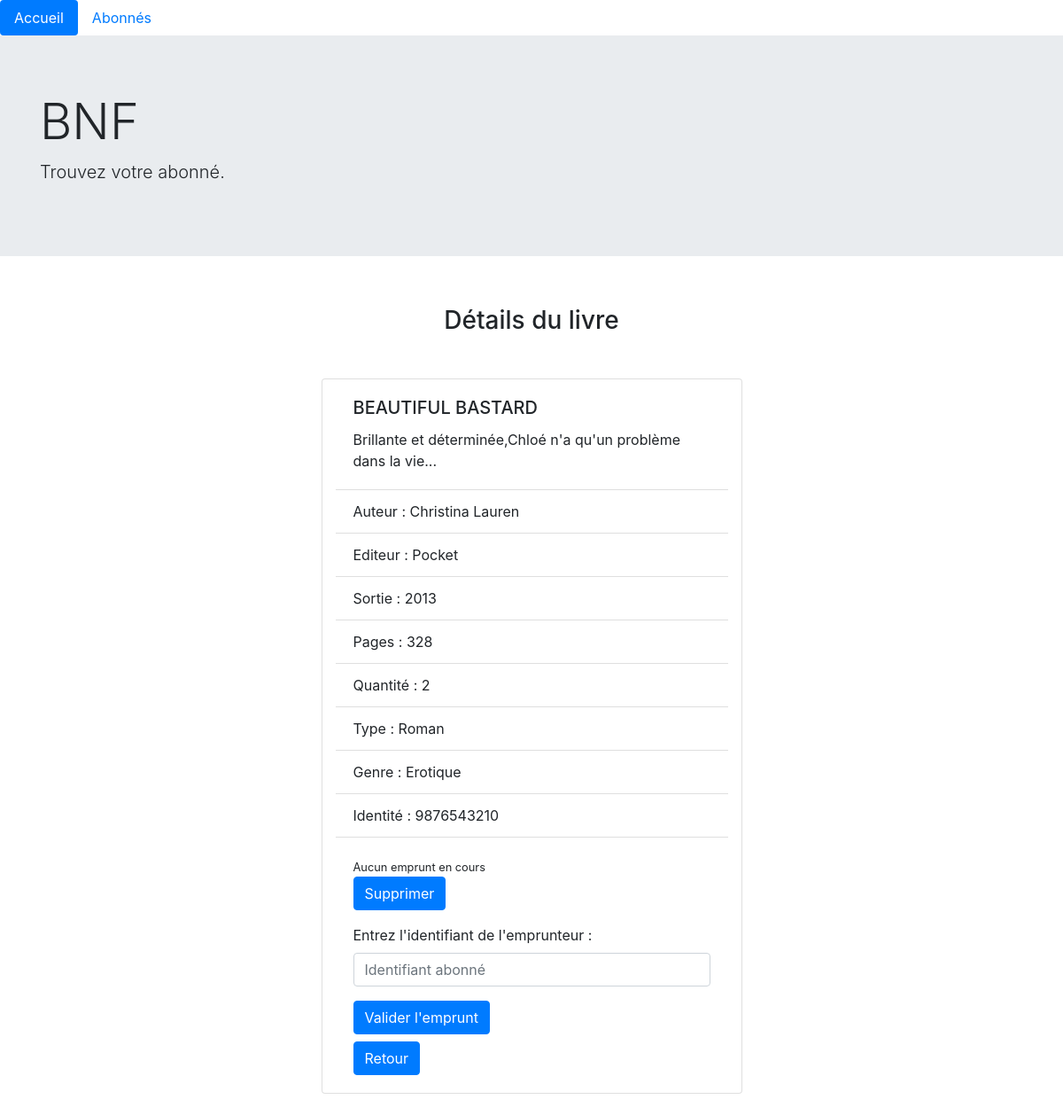
The page /book.php?id=2 on the database its author committed.
### tables this page shows
CREATE TABLE Book(
  id INT UNSIGNED NOT NULL AUTO_INCREMENT,
  isbn CHAR(13) NOT NULL UNIQUE,
  title VARCHAR(100) NOT NULL,
  author VARCHAR(100) NOT NULL,
  publisher VARCHAR(100) NOT NULL,
  publicationYear YEAR NOT NULL,
  pagesNumber INT NOT NULL,
  summary TEXT NOT NULL,
  quantity INT NOT NULL,
  bookType VARCHAR(50) NOT NULL,
  bookNature VARCHAR(50) NOT NULL,
  identificationBook CHAR(10) NOT NULL UNIQUE,
  userId INT UNSIGNED,
  PRIMARY KEY (id),
  FOREIGN KEY (userId) REFERENCES User(id)
);

### book.php (called while the page is built, shortened)
<?php
require 'model/Database.php';
require 'model/BookManager.php';
require 'model/entity/Book.php';
$book_manager = new BookManager();
$book = $book_manager->getBookByGetId();
include "View/bookView.php";

### model/dataBase.php (called while the page is built, shortened)
<?php
abstract class DataBase {
  static public function getConnection() {
    try {
      $db = new PDO("mysql:host=" . self::HOST . ";dbname=" . self::DBNAME, self::USER, self::PASSWORD);
      return $db;
    } catch (\Exception $e) {
      echo "Connexion à la base de données raté " . $e->getMessage() . "<br/>";
      die();
    }
  }
}

### model/bookManager.php (called while the page is built, shortened)
<?php
class BookManager {
  private PDO $_db;
  public function setDb(PDO $db) {
    $this->_db = $db;
  }
  public function getDb() {
    return $this->_db;
  }
  public function getBookByGetId():Book {
    $query = $this->getDb()->prepare(
      "SELECT lastname, identificationUser, b.*
      FROM User AS u
      RIGHT JOIN Book AS b
      ON u.id = b.userId
      WHERE b.id = :id"
    );
    $result = $query->execute([
      "id" => $_GET["id"]
    ]);
    $book_id = $query->fetchAll(PDO::FETCH_ASSOC)[0];
    $book = new Book($book_id);
    return $book;
  }
}

### model/entity/book.php (called while the page is built, shortened)
<?php
class Book {
  protected string $title;
  protected string $author;
  protected string $publisher;
  protected int $publicationYear;
  protected int $pagesNumber;
  protected string $summary;
  protected int $quantity;
  protected string $bookType;
  protected string $bookNature;
  protected int $identificationBook;
  protected ?string $userId;
  public function setId(int $id):self {
    return $this;
  }
  public function setIsbn(int $isbn):self {
    if (preg_match("/^[0-9]{13}$/",strval($isbn))) {
      return $this;
    }
    throw new Exception("<li>L'isbn contient 13 chiffres exactement</li>");
  }
  public function setTitle(string $title):self {
    if (preg_match("/^[0-9a-zA-Z-'&@#_^éèàç()ù°\".+* ]{2,100}$/",$title)) {
      $this->title = $title;
      return $this;
    }
    throw new Exception("<li>Titre entre 2 et 100 caractères</li>");
  }
  public function getTitle() {
    return $this->title;
  }
  public function setAuthor(string $author):self {
    if (preg_match("/^[0-9a-zA-Z-'&_^éèàçù ]{2,100}$/",$author)) {
      $this->author = $author;
      return $this;
    }
    throw new Exception("<li>Auteur entre 2 et 100 caractères</li>");
  }
  public function getAuthor() {
    return $this->author;
  }
  public function setPublisher(string $publisher):self {
    if (preg_match("/^[0-9a-zA-Z-'^&éèàçù ]{2,100}$/",$publisher)) {
      $this->publisher = $publisher;
      return $this;
    }
    throw new Exception("<li>Nom de l'éditeur entre 2 et 100 caractères</li>");
  }
  public function getPublisher() {
    return $this->publisher;
  }
  public function setPublicationYear(int $publicationYear):self {
    if (preg_match("/^[0-9]{4}$/",strval($publicationYear))) {
      $this->publicationYear = $publicationYear;
      return $this;
    }
    throw new Exception("<li>Année non conforme</li>");
  }
  public function getPublicationYear() {
    return $this->publicationYear;
  }
  public function setPagesNumber(int $pagesNumber):self {
    if (preg_match("/^[0-9]{1,4}$/",strval($pagesNumber))) {
      $this->pagesNumber = $pagesNumber;
      return $this;
    }
    throw new Exception("<li>Nombre de pages non conformes</li>");
  }
  public function getPagesNumber() {
    return $this->pagesNumber;
  }
  public function setSummary(string $summary):self {
    if (preg_match("/^[0-9a-zA-Z-'&@#_^éèàç()ù°\/\".+*;:!? ]{2,}/",$summary)) {
      $this->summary = $summary;
      return $this;
    }
    throw new Exception("<li>Résumé à partir de 2 caractères.</li>");
  }
  public function getSummary() {
    return $this->summary;
  }
  public function setQuantity(int $quantity):self {
    if (preg_match("/^[0-9]{1,2}$/",strval($quantity))) {
      $this->quantity = $quantity;
      return $this;
    }
    throw new Exception("<li>Quantitée hors norme.</li>");
  }
  public function getQuantity() {
    return $this->quantity;
  }
  public function setBookType(string $bookType):self {
    if (preg_match("/^[0-9a-zA-Z-'^éèàçù ]{2,50}$/",$bookType)) {
      $this->bookType = $bookType;
      return $this;
    }
    throw new Exception("<li>Type du livre entre 2 et 50 caractères</li>");
  }
  public function getBookType() {
    return $this->bookType;
  }
  public function setBookNature(string $bookNature):self {
    if (preg_match("/^[0-9a-zA-Z-'^éèàçù ]{2,50}$/",$bookNature)) {
      $this->bookNature = $bookNature;
      return $this;
    }
    throw new Exception("<li>Nature du livre entre 2 et 50 caractères</li>");
  }
  public function getBookNature() {
    return $this->bookNature;
  }
  public function setIdentificationBook(int $identificationBook):self {
    if (preg_match("/^[0-9]{10}$/",strval($identificationBook))) {
      $this->identificationBook = $identificationBook;
      return $this;
    }
    throw new Exception("<li>Identité du livre : 10 chiffres exactements</li>");
  }
  public function getIdentificationBook() {
    return $this->identificationBook;
  }
  public function setUserId(int $userId = null):self {
    $this->userId = $userId;
    return $this;
  }
  public function getUserId() {
    return $this->userId;
  }
  private function hydrate(array $data) {
      foreach ($data as $key => $value) {
        $method = "set". ucfirst($key);
      }
  }
}

### view/bookView.php (the view, shortened to what this page needs)
<?php
include 'view/template/nav.php';
include 'view/template/header.php';
?>
<section class="container">
  <div class="row">
    <h3 class="col-10 mx-auto my-4 text-center">Détails du livre</h3>
    <div class="card col-5 mx-auto my-4" style="width: 18rem;">
      <div class="card-body">
        <h5 class="card-title"><?=$book->getTitle()?></h5>
        <p class="card-text"><?=$book->getSummary()?></p>
      </div>
      <ul class="list-group list-group-flush">
        <li class="list-group-item">Auteur : <?=$book->getAuthor()?></li>
        <li class="list-group-item">Editeur : <?=$book->getPublisher()?></li>
        <li class="list-group-item">Sortie : <?=$book->getPublicationYear()?></li>
        <li class="list-group-item">Pages : <?=$book->getPagesNumber()?></li>
        <li class="list-group-item">Quantité : <?=$book->getQuantity()?></li>
        <li class="list-group-item">Type : <?=$book->getBookType()?></li>
        <li class="list-group-item">Genre : <?=$book->getBookNature()?></li>
        <li class="list-group-item">Identité : <?=$book->getIdentificationBook()?></li>
      </ul>
      <div class="card-body">
        <?php if ($book->getUserId() !== null): ?>
          <form action="" method="POST">
            <div class="form-group">
              <input type="submit" class="btn btn-primary" name="delete" value="Supprimer" disabled>
              <div class="">
                <ul>
                  <li><?="L'abonnée : {$book->getUserLend()->getLastName()} a emprunter ce livre"?></li>
                  <li><?="identifiant : {$book->getUserLend()->getidentificationUser()}"?></li>
                </ul>
              </div>
            </div>
          </form>
          <form action="" method="POST">
            <div class="form-group">
              <label for="userId">Statut :</label>
              <select class="form-control" id="userId" name="userId">
                <option value="">--Mettre à jour--</option>
                <option value=null>Rendu</option>
              </select>
            </div>
            <button type="submit" class="btn btn-primary mb-2" name="bookBack">Mettre à jour</button>
          </form>
        <?php else: ?>
          <div class="">
            <small><?="Aucun emprunt en cours"?></small>
          </div>
          <form action="" method="POST">
            <div class="form-group">
              <input type="submit" class="btn btn-primary" name="delete" value="Supprimer">
            </div>
          </form>
          <form action="" method="POST">
            <div class="form-group">
              <label for="identificationUser">Entrez l'identifiant de l'emprunteur :</label>
              <input type="number" class="form-control" id="identificationUser " placeholder="Identifiant abonné" name="identificationUser">
            </div>
            <button type="submit" class="btn btn-primary mb-2" name="bookLending">Valider l'emprunt</button>
          </form>
        <?php endif; ?>
        <a href="index.php" class="btn btn-primary">Retour</a>
      </div>
    </div>
  </div>
</section>
<?php
include 'view/template/footer.php';
 ?>

### rows shown on the page
book: title "BEAUTIFUL BASTARD", summary "Brillante et déterminée,Chloé n'a qu'un problème dans la vie...", author "Christina Lauren", publisher "Pocket", publicationYear "2013", pagesNumber "328", quantity "2", bookType "Roman", bookNature "Erotique", identificationBook "9876543210"
